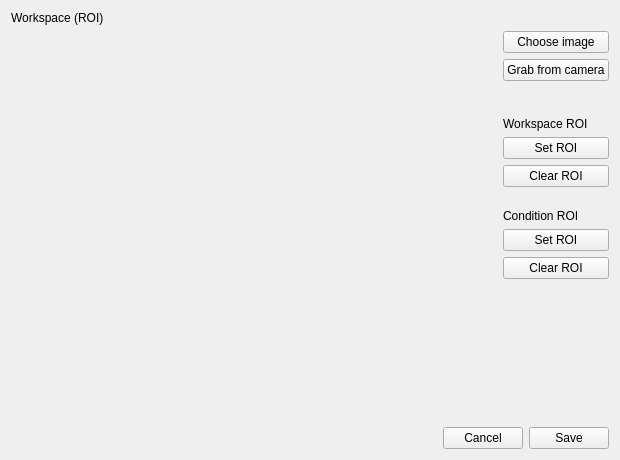
<?xml version="1.0" encoding="UTF-8"?>
<ui version="4.0">
 <class>WorkspaceSettingDialog</class>
 <widget class="QDialog" name="WorkspaceSettingDialog">
  <property name="geometry">
   <rect>
    <x>0</x>
    <y>0</y>
    <width>620</width>
    <height>460</height>
   </rect>
  </property>
  <property name="windowTitle">
   <string>Workspace setting</string>
  </property>
  <layout class="QVBoxLayout" name="verticalLayout_main" stretch="0,1,0">
   <item>
    <widget class="QLabel" name="label_title">
     <property name="text">
      <string>Workspace (ROI)</string>
     </property>
    </widget>
   </item>
   <item>
    <layout class="QHBoxLayout" name="horizontalLayout_body" stretch="1,0">
     <item>
      <widget class="QStackedWidget" name="stack_wg"/>
     </item>
     <item>
      <layout class="QVBoxLayout" name="verticalLayout_buttons">
       <item>
        <widget class="QPushButton" name="btn_choose_image">
         <property name="focusPolicy">
          <enum>Qt::FocusPolicy::NoFocus</enum>
         </property>
         <property name="text">
          <string>Choose image</string>
         </property>
        </widget>
       </item>
       <item>
        <widget class="QPushButton" name="btn_grab">
         <property name="focusPolicy">
          <enum>Qt::FocusPolicy::NoFocus</enum>
         </property>
         <property name="text">
          <string>Grab from camera</string>
         </property>
        </widget>
       </item>
       <item>
        <spacer name="verticalSpacer_top">
         <property name="orientation">
          <enum>Qt::Orientation::Vertical</enum>
         </property>
         <property name="sizeType">
          <enum>QSizePolicy::Policy::Fixed</enum>
         </property>
         <property name="sizeHint" stdset="0">
          <size>
           <width>20</width>
           <height>30</height>
          </size>
         </property>
        </spacer>
       </item>
       <item>
       <widget class="QLabel" name="lbl_working_group">
         <property name="text">
          <string>Workspace ROI</string>
         </property>
        </widget>
       </item>
       <item>
        <widget class="QPushButton" name="btn_set_working">
         <property name="focusPolicy">
          <enum>Qt::FocusPolicy::NoFocus</enum>
         </property>
         <property name="text">
          <string>Set ROI</string>
         </property>
        </widget>
       </item>
       <item>
        <widget class="QPushButton" name="btn_clear_working">
         <property name="focusPolicy">
          <enum>Qt::FocusPolicy::NoFocus</enum>
         </property>
         <property name="text">
          <string>Clear ROI</string>
         </property>
        </widget>
       </item>
       <item>
        <spacer name="verticalSpacer_mid">
         <property name="orientation">
          <enum>Qt::Orientation::Vertical</enum>
         </property>
         <property name="sizeType">
          <enum>QSizePolicy::Policy::Fixed</enum>
         </property>
         <property name="sizeHint" stdset="0">
          <size>
           <width>20</width>
           <height>16</height>
          </size>
         </property>
        </spacer>
       </item>
       <item>
        <widget class="QLabel" name="lbl_condition_group">
         <property name="text">
          <string>Condition ROI</string>
         </property>
        </widget>
       </item>
       <item>
        <widget class="QPushButton" name="btn_set_condition">
         <property name="focusPolicy">
          <enum>Qt::FocusPolicy::NoFocus</enum>
         </property>
         <property name="text">
          <string>Set ROI</string>
         </property>
        </widget>
       </item>
       <item>
        <widget class="QPushButton" name="btn_clear_condition">
         <property name="focusPolicy">
          <enum>Qt::FocusPolicy::NoFocus</enum>
         </property>
         <property name="text">
          <string>Clear ROI</string>
         </property>
        </widget>
       </item>
       <item>
        <spacer name="verticalSpacer_bottom">
         <property name="orientation">
          <enum>Qt::Orientation::Vertical</enum>
         </property>
         <property name="sizeHint" stdset="0">
          <size>
           <width>20</width>
           <height>40</height>
          </size>
         </property>
        </spacer>
       </item>
      </layout>
     </item>
    </layout>
   </item>
   <item>
    <layout class="QHBoxLayout" name="horizontalLayout_footer">
     <item>
      <spacer name="horizontalSpacer_footer">
       <property name="orientation">
        <enum>Qt::Orientation::Horizontal</enum>
       </property>
       <property name="sizeHint" stdset="0">
        <size>
         <width>40</width>
         <height>20</height>
        </size>
       </property>
      </spacer>
     </item>
     <item>
      <widget class="QPushButton" name="btn_cancel">
       <property name="focusPolicy">
        <enum>Qt::FocusPolicy::NoFocus</enum>
       </property>
       <property name="text">
        <string>Cancel</string>
       </property>
      </widget>
     </item>
     <item>
      <widget class="QPushButton" name="btn_save">
       <property name="focusPolicy">
        <enum>Qt::FocusPolicy::NoFocus</enum>
       </property>
       <property name="text">
        <string>Save</string>
       </property>
      </widget>
     </item>
    </layout>
   </item>
  </layout>
 </widget>
 <resources/>
 <connections/>
</ui>
